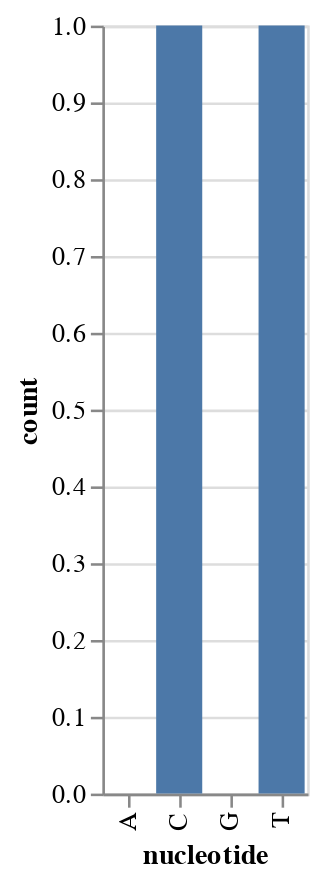

The code cell stored with this chart in its notebook:
### Code cell
chart

### Figure 1 — Vega-Lite specification as saved in the notebook (floating-point values rounded to 4 significant figures)
{"config": {"view": {"continuousWidth": 400, "continuousHeight": 300}}, "data": {"name": "data-94b36a32cdaa83ae3ff9d12ca8ddf765"}, "mark": "bar", "encoding": {"x": {"field": "nucleotide", "type": "nominal"}, "y": {"field": "count", "type": "quantitative"}}, "$schema": "https://vega.github.io/schema/vega-lite/v4.17.0.json", "datasets": {"data-94b36a32cdaa83ae3ff9d12ca8ddf765": [{"nucleotide": "A", "count": 0}, {"nucleotide": "T", "count": 1}, {"nucleotide": "G", "count": 0}, {"nucleotide": "C", "count": 1}]}}
